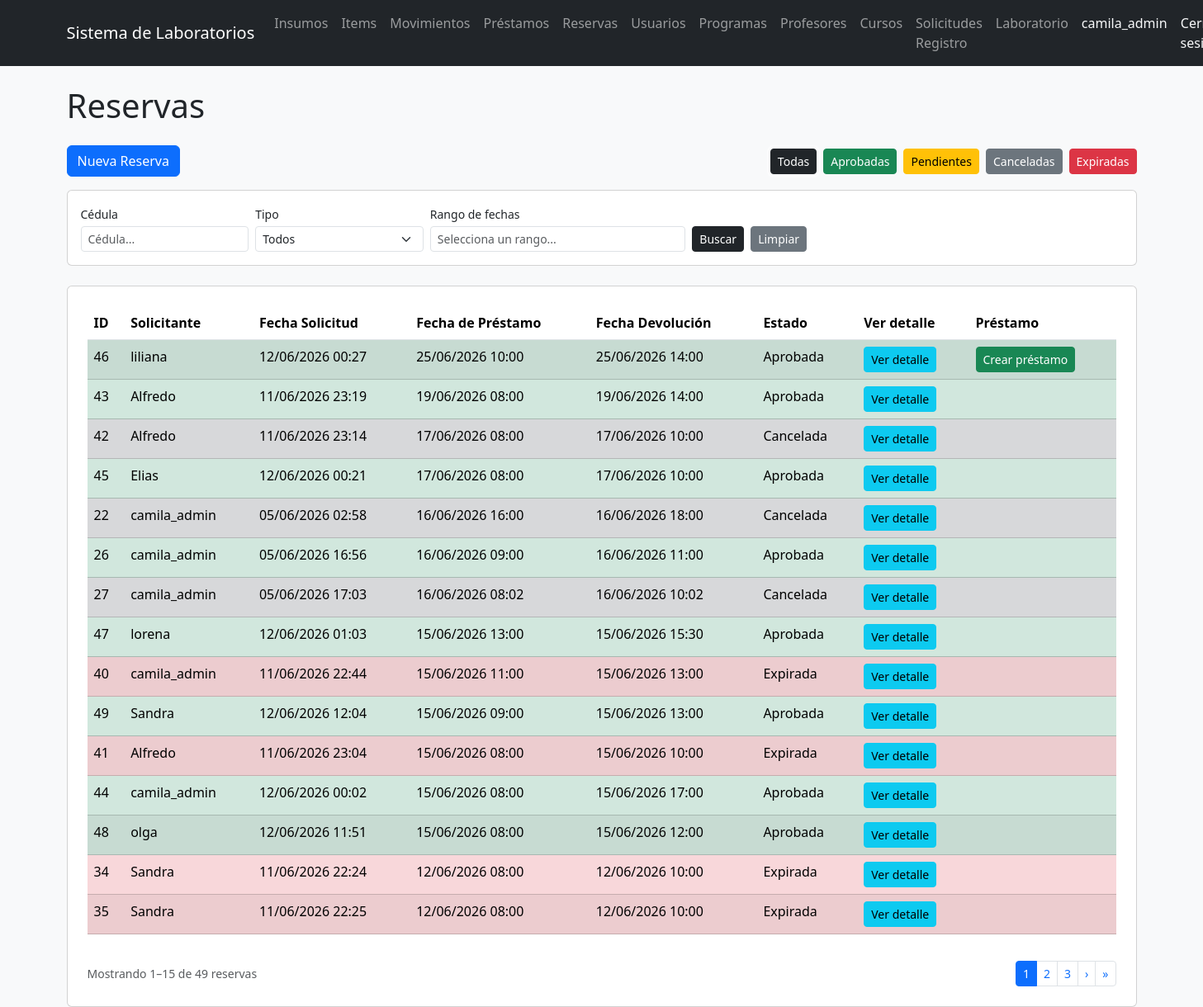
The app's page /reservas/ (signed in), older data.
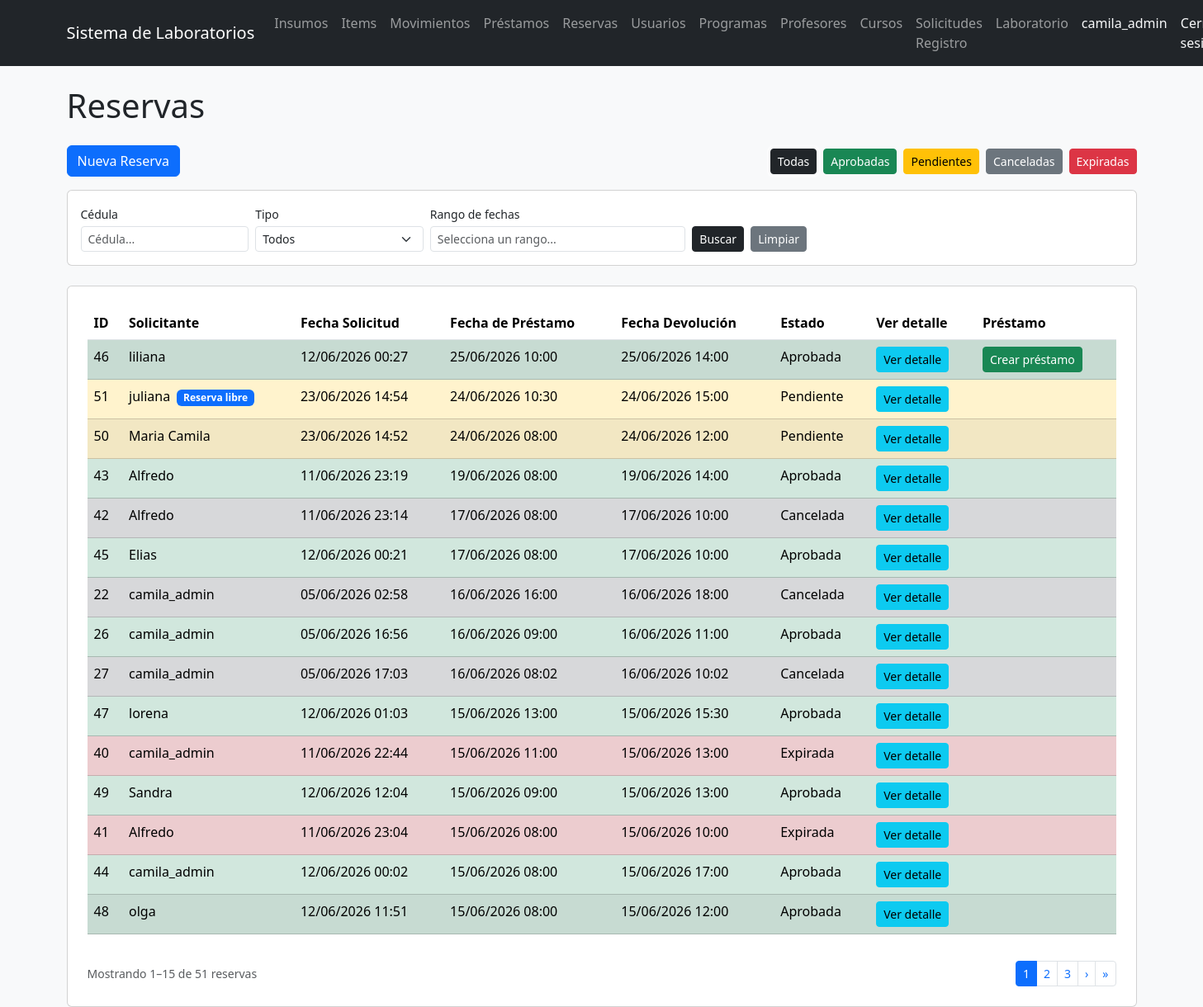
The same page, newer data.
### reservas/models.py (models this page shows, shortened)
class Reserva(models.Model):
    usuario = models.ForeignKey(
    'users.Usuario',
    on_delete=models.CASCADE,
    null=True,
    blank=True
)
    fecha_reserva = models.DateTimeField()
    hora_limite_retiro = models.DateTimeField(
        null=True,
        blank=True
    )
    fecha_devolucion = models.DateTimeField(
        null=True,
        blank=True
    )
    estado = models.ForeignKey(
        EstadoReserva,
        on_delete=models.CASCADE,
        null=True,
        blank=True
    )
    fecha_creacion = models.DateTimeField(auto_now_add=True)

class EstadoReserva(models.Model):
    nombre = models.CharField(max_length=50)
    def __str__(self):
        return self.nombre

### solicitudes/models.py (models this page shows, shortened)
class SolicitudReserva(models.Model):
    TIPO_SOLICITANTE_CHOICES = [
        ('estudiante', 'Estudiante'),
        ('profesor', 'Profesor'),
    ]
    tipo_solicitante = models.CharField(
        max_length=20,
        choices=TIPO_SOLICITANTE_CHOICES,
        default='estudiante'
    )
    usuario = models.ForeignKey(
        Usuario,
        on_delete=models.CASCADE,
        null=True,
        blank=True
    )
    nombre = models.CharField(max_length=200, blank=True)
    cedula = models.CharField(max_length=50, blank=True)
    programa = models.CharField(max_length=200, blank=True)
    curso = models.ForeignKey(
        Curso,
        on_delete=models.SET_NULL,
        null=True,
        blank=True
    )
    laboratorio = models.ForeignKey(
        Laboratorio,
        on_delete=models.CASCADE
    )
    fecha_reserva = models.DateTimeField()
    hora_inicio = models.TimeField(null=True, blank=True)
    hora_fin = models.TimeField(null=True, blank=True)
    necesita_modulo = models.BooleanField(default=True)
    observaciones = models.TextField(blank=True)
    reserva_libre = models.BooleanField(default=False)
    descripcion_actividad = models.CharField(max_length=500, blank=True, default='')
    cantidad_asistentes_libre = models.PositiveIntegerField(null=True, blank=True)
    modulos_asignados = models.ManyToManyField(
        Modulo,
        blank=True,
        related_name='solicitudes'
    )
    reserva = models.ForeignKey(
        Reserva,
        on_delete=models.SET_NULL,
        null=True,
        blank=True,
        related_name='solicitud'
    )
    fecha_creacion = models.DateTimeField(auto_now_add=True)

### users/models.py (models this page shows)
class Usuario(AbstractUser):
    codigo = models.CharField(max_length=50, unique=True, blank=True)
    programa = models.CharField(max_length=100, blank=True)
    rol = models.ForeignKey(
        Rol,
        on_delete=models.CASCADE,
        null=True,
        blank=True
    )
    def __str__(self):
        return self.username

### reservas/views.py (the view)
# urls.py: path('', lista_reservas, name='lista_reservas'),
@rol_requerido('Administrador', 'Encargado')
def lista_reservas(request):
    from django.utils import timezone
    from django.db.models import Q
    ahora = timezone.now()
    estado_expirada = EstadoReserva.objects.filter(nombre='Expirada').first()
    estado_pendiente = EstadoReserva.objects.filter(nombre='Pendiente').first()
    if estado_expirada and estado_pendiente:
        Reserva.objects.filter(
            estado=estado_pendiente,
            hora_limite_retiro__lt=ahora
        ).update(estado=estado_expirada)
    estado_filtro = request.GET.get('estado', '')
    cedula_filtro = request.GET.get('cedula', '').strip()
    tipo_filtro   = request.GET.get('tipo', '')
    fecha_inicio  = request.GET.get('fecha_inicio', '')
    fecha_fin     = request.GET.get('fecha_fin', '')
    reservas = Reserva.objects.all().order_by('-fecha_reserva')
    if estado_filtro:
        reservas = reservas.filter(estado__nombre=estado_filtro)
    if cedula_filtro:
        reservas = reservas.filter(
            Q(usuario__codigo__icontains=cedula_filtro) |
            Q(solicitud__cedula__icontains=cedula_filtro)
        ).distinct()
    if tipo_filtro:
        reservas = reservas.filter(
            solicitud__tipo_solicitante=tipo_filtro
        ).distinct()
    if fecha_inicio:
        reservas = reservas.filter(fecha_reserva__date__gte=fecha_inicio)
    if fecha_fin:
        reservas = reservas.filter(fecha_reserva__date__lte=fecha_fin)
    paginator   = Paginator(reservas, 15)
    page_number = request.GET.get('page', 1)
    page_obj    = paginator.get_page(page_number)
    return render(request, 'reservas/lista.html', {
        'reservas':      page_obj,
        'page_obj':      page_obj,
        'now':           datetime.now(),
        'estado_filtro': estado_filtro,
        'cedula_filtro': cedula_filtro,
        'tipo_filtro':   tipo_filtro,
        'fecha_inicio':  fecha_inicio,
        'fecha_fin':     fecha_fin,
    })

### config/context_processors.py (called while the page is built)
def notificaciones_admin(request):
    if not request.user.is_authenticated:
        return {}
    try:
        rol = request.user.rol.nombre
    except Exception:
        return {}
    if rol not in ('Administrador', 'Encargado'):
        return {}
    from solicitudes.models import SolicitudRegistroProfesor, SolicitudRegistroCurso
    return {
        'notif_profesores': SolicitudRegistroProfesor.objects.filter(
            estado='pendiente'
        ).count(),
        'notif_cursos': SolicitudRegistroCurso.objects.filter(
            estado='pendiente',
            solicitud_profesor__estado='aprobada'
        ).count(),
    }

### templates/reservas/lista.html (shortened to what the changed rows need)
{% extends 'base_general.html' %}
{% block contenido %}
<h1 class="mb-4">Reservas</h1>
<div class="card p-4">
    <div class="table-responsive">
        <table class="table table-striped">
            <thead>
                <tr>
                    <th>ID</th>
                    <th>Solicitante</th>
                    <th>Fecha Solicitud</th>
                    <th>Fecha de Préstamo</th>
                    <th>Fecha Devolución</th>
                    <th>Estado</th>
                    <th>Ver detalle</th>
                    <th>Préstamo</th>
                </tr>
            </thead>
            <tbody>
                {% for reserva in reservas %}
                <tr class="
                    {% if reserva.estado.nombre == 'Aprobada' %}table-success
                    {% elif reserva.estado.nombre == 'Pendiente' %}table-warning
                    {% elif reserva.estado.nombre == 'Cancelada' %}table-secondary
                    {% elif reserva.estado.nombre == 'Expirada' %}table-danger
                    {% endif %}
                ">
                    <td>{{ reserva.id }}</td>
                    <td>
                        {% if reserva.usuario %}
                            {{ reserva.usuario }}
                        {% elif reserva.solicitud.all %}
                            {{ reserva.solicitud.all.0.nombre }}
                        {% else %}
                            Sin usuario
                        {% endif %}
                        {% if reserva.solicitud.all.0.reserva_libre %}
                            <span class="badge bg-primary ms-1">Reserva libre</span>
                        {% endif %}
                    </td>
                    <td>{{ reserva.fecha_creacion|date:"d/m/Y H:i" }}</td>
                    <td>{{ reserva.fecha_reserva|date:"d/m/Y H:i" }}</td>
                    <td>{{ reserva.fecha_devolucion|date:"d/m/Y H:i" }}</td>
                    <td>{{ reserva.estado }}</td>
                    <td>
                        <a href="/reservas/{{ reserva.id }}/" class="btn btn-info btn-sm">
                            Ver detalle
                        </a>
                    </td>
                    <td>
                        {% if reserva.estado.nombre == 'Aprobada' and not reserva.prestamo_set.exists and reserva.hora_limite_retiro > now %}
                        <a href="/prestamos/crear/{{ reserva.id }}/" class="btn btn-success btn-sm">
                            Crear préstamo
                        </a>
                        {% endif %}
                    </td>
                </tr>
                {% endfor %}
            </tbody>
        </table>
    </div>
    {% if page_obj.has_other_pages %}
    <div class="d-flex justify-content-between align-items-center mt-3">
        <small class="text-muted">
            Mostrando {{ page_obj.start_index }}–{{ page_obj.end_index }}
            de {{ page_obj.paginator.count }} reservas
        </small>
        <nav>
            <ul class="pagination pagination-sm mb-0">
                {% for num in page_obj.paginator.page_range %}
                    {% if page_obj.number == num %}
                    <li class="page-item active">
                        <span class="page-link">{{ num }}</span>
                    </li>
                    {% elif num > page_obj.number|add:'-3' and num < page_obj.number|add:'3' %}
                    <li class="page-item">
                        <a class="page-link" href="?page={{ num }}&estado={{ estado_filtro }}&cedula={{ cedula_filtro }}&tipo={{ tipo_filtro }}&fecha_inicio={{ fecha_inicio }}&fecha_fin={{ fecha_fin }}">{{ num }}</a>
                    </li>
                    {% endif %}
                {% endfor %}
                {% if page_obj.has_next %}
                <li class="page-item">
                    <a class="page-link" href="?page={{ page_obj.next_page_number }}&estado={{ estado_filtro }}&cedula={{ cedula_filtro }}&tipo={{ tipo_filtro }}&fecha_inicio={{ fecha_inicio }}&fecha_fin={{ fecha_fin }}">›</a>
                </li>
                <li class="page-item">
                    <a class="page-link" href="?page={{ page_obj.paginator.num_pages }}&estado={{ estado_filtro }}&cedula={{ cedula_filtro }}&tipo={{ tipo_filtro }}&fecha_inicio={{ fecha_inicio }}&fecha_fin={{ fecha_fin }}">»</a>
                </li>
                {% endif %}
            </ul>
        </nav>
    </div>
    {% endif %}
</div>
<link rel="stylesheet" href="https://cdn.jsdelivr.net/npm/flatpickr/dist/flatpickr.min.css">
{% endblock %}

Row changes from the older to the newer data that the page shows:
no longer on this page (row unchanged): Reserva: id "34", usuario "Sandra", fecha_creacion "11/06/2026 22:24", fecha_reserva "12/06/2026 08:00", fecha_devolucion "12/06/2026 10:00", estado "Expirada"
no longer on this page (row unchanged): Reserva: id "35", usuario "Sandra", fecha_creacion "11/06/2026 22:25", fecha_reserva "12/06/2026 08:00", fecha_devolucion "12/06/2026 10:00", estado "Expirada"
added Reserva: id "51", solicitud.all.0.nombre "juliana", shows "Reserva libre", fecha_creacion "23/06/2026 14:54", fecha_reserva "24/06/2026 10:30", fecha_devolucion "24/06/2026 15:00", estado "Pendiente"
added Reserva: id "50", solicitud.all.0.nombre "Maria Camila", fecha_creacion "23/06/2026 14:52", fecha_reserva "24/06/2026 08:00", fecha_devolucion "24/06/2026 12:00", estado "Pendiente"
Text that changed along with them:
{{ page_obj.paginator.count }}: "49" → "51"
